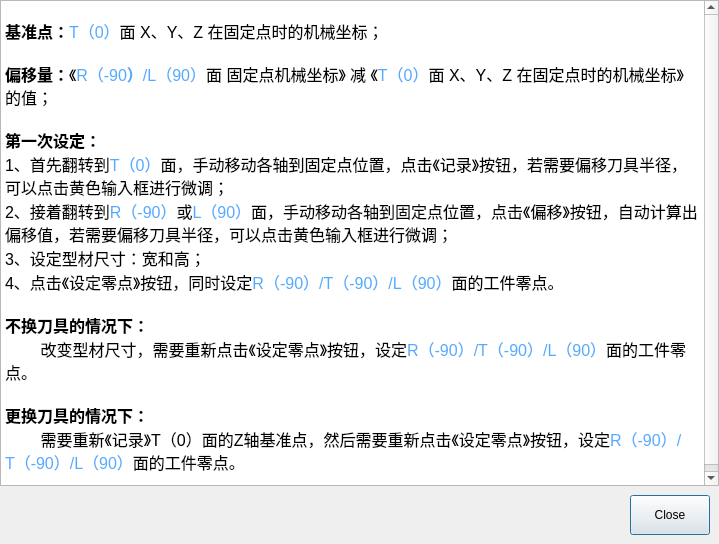
<?xml version="1.0" encoding="UTF-8"?>
<ui version="4.0">
 <class>datum_Explain</class>
 <widget class="QDialog" name="datum_Explain">
  <property name="geometry">
   <rect>
    <x>0</x>
    <y>0</y>
    <width>719</width>
    <height>544</height>
   </rect>
  </property>
  <property name="windowTitle">
   <string>Dialog</string>
  </property>
  <layout class="QVBoxLayout" name="verticalLayout">
   <property name="spacing">
    <number>0</number>
   </property>
   <property name="margin">
    <number>0</number>
   </property>
   <item>
    <widget class="QTextBrowser" name="textBrowser">
     <property name="enabled">
      <bool>true</bool>
     </property>
     <property name="html">
      <string>&lt;!DOCTYPE HTML PUBLIC &quot;-//W3C//DTD HTML 4.0//EN&quot; &quot;http://www.w3.org/TR/REC-html40/strict.dtd&quot;&gt;
&lt;html&gt;&lt;head&gt;&lt;meta name=&quot;qrichtext&quot; content=&quot;1&quot; /&gt;&lt;style type=&quot;text/css&quot;&gt;
p, li { white-space: pre-wrap; }
&lt;/style&gt;&lt;/head&gt;&lt;body style=&quot; font-family:'Sans Serif'; font-size:9pt; font-weight:400; font-style:normal;&quot;&gt;
&lt;p style=&quot;-qt-paragraph-type:empty; margin-top:0px; margin-bottom:0px; margin-left:0px; margin-right:0px; -qt-block-indent:0; text-indent:0px;&quot;&gt;&lt;br /&gt;&lt;/p&gt;
&lt;p style=&quot; margin-top:0px; margin-bottom:0px; margin-left:0px; margin-right:0px; -qt-block-indent:0; text-indent:0px;&quot;&gt;&lt;span style=&quot; font-size:12pt; font-weight:600;&quot;&gt;基准点：&lt;/span&gt;&lt;span style=&quot; font-size:12pt; color:#55aaff;&quot;&gt;T（0）&lt;/span&gt;&lt;span style=&quot; font-size:12pt;&quot;&gt;面 X、Y、Z 在固定点时的机械坐标；&lt;/span&gt;&lt;/p&gt;
&lt;p style=&quot;-qt-paragraph-type:empty; margin-top:0px; margin-bottom:0px; margin-left:0px; margin-right:0px; -qt-block-indent:0; text-indent:0px; font-size:12pt;&quot;&gt;&lt;br /&gt;&lt;/p&gt;
&lt;p style=&quot; margin-top:0px; margin-bottom:0px; margin-left:0px; margin-right:0px; -qt-block-indent:0; text-indent:0px;&quot;&gt;&lt;span style=&quot; font-size:12pt; font-weight:600;&quot;&gt;偏移量：&lt;/span&gt;&lt;span style=&quot; font-size:12pt;&quot;&gt;《&lt;/span&gt;&lt;span style=&quot; font-size:12pt; color:#55aaff;&quot;&gt;R（-90&lt;/span&gt;&lt;span style=&quot; font-size:12pt; font-weight:600; color:#55aaff;&quot;&gt;）&lt;/span&gt;&lt;span style=&quot; font-size:12pt; color:#55aaff;&quot;&gt;/L（90）&lt;/span&gt;&lt;span style=&quot; font-size:12pt;&quot;&gt;面 固定点机械坐标》 减 《&lt;/span&gt;&lt;span style=&quot; font-size:12pt; color:#55aaff;&quot;&gt;T（0）&lt;/span&gt;&lt;span style=&quot; font-size:12pt;&quot;&gt;面 X、Y、Z 在固定点时的机械坐标》 的值；&lt;/span&gt;&lt;/p&gt;
&lt;p style=&quot;-qt-paragraph-type:empty; margin-top:0px; margin-bottom:0px; margin-left:0px; margin-right:0px; -qt-block-indent:0; text-indent:0px; font-size:12pt;&quot;&gt;&lt;br /&gt;&lt;/p&gt;
&lt;p style=&quot; margin-top:0px; margin-bottom:0px; margin-left:0px; margin-right:0px; -qt-block-indent:0; text-indent:0px;&quot;&gt;&lt;span style=&quot; font-size:12pt; font-weight:600;&quot;&gt;第一次设定：&lt;/span&gt;&lt;/p&gt;
&lt;p style=&quot; margin-top:0px; margin-bottom:0px; margin-left:0px; margin-right:0px; -qt-block-indent:0; text-indent:0px;&quot;&gt;&lt;span style=&quot; font-size:12pt;&quot;&gt;1、首先翻转到&lt;/span&gt;&lt;span style=&quot; font-size:12pt; color:#55aaff;&quot;&gt;T（0）&lt;/span&gt;&lt;span style=&quot; font-size:12pt;&quot;&gt;面，手动移动各轴到固定点位置，点击《记录》按钮，若需要偏移刀具半径，可以点击黄色输入框进行微调；&lt;/span&gt;&lt;/p&gt;
&lt;p style=&quot; margin-top:0px; margin-bottom:0px; margin-left:0px; margin-right:0px; -qt-block-indent:0; text-indent:0px;&quot;&gt;&lt;span style=&quot; font-size:12pt;&quot;&gt;2、接着翻转到&lt;/span&gt;&lt;span style=&quot; font-size:12pt; color:#55aaff;&quot;&gt;R（-90）&lt;/span&gt;&lt;span style=&quot; font-size:12pt;&quot;&gt;或&lt;/span&gt;&lt;span style=&quot; font-size:12pt; color:#55aaff;&quot;&gt;L（90）&lt;/span&gt;&lt;span style=&quot; font-size:12pt;&quot;&gt;面，手动移动各轴到固定点位置，点击《偏移》按钮，自动计算出偏移值，若需要偏移刀具半径，可以点击黄色输入框进行微调；&lt;/span&gt;&lt;/p&gt;
&lt;p style=&quot; margin-top:0px; margin-bottom:0px; margin-left:0px; margin-right:0px; -qt-block-indent:0; text-indent:0px;&quot;&gt;&lt;span style=&quot; font-size:12pt;&quot;&gt;3、设定型材尺寸：宽和高；&lt;/span&gt;&lt;/p&gt;
&lt;p style=&quot; margin-top:0px; margin-bottom:0px; margin-left:0px; margin-right:0px; -qt-block-indent:0; text-indent:0px;&quot;&gt;&lt;span style=&quot; font-size:12pt;&quot;&gt;4、点击《设定零点》按钮，同时设定&lt;/span&gt;&lt;span style=&quot; font-size:12pt; color:#55aaff;&quot;&gt;R（-90）/T（-90）/L（90）&lt;/span&gt;&lt;span style=&quot; font-size:12pt;&quot;&gt;面的工件零点。&lt;/span&gt;&lt;/p&gt;
&lt;p style=&quot;-qt-paragraph-type:empty; margin-top:0px; margin-bottom:0px; margin-left:0px; margin-right:0px; -qt-block-indent:0; text-indent:0px; font-size:12pt;&quot;&gt;&lt;br /&gt;&lt;/p&gt;
&lt;p style=&quot; margin-top:0px; margin-bottom:0px; margin-left:0px; margin-right:0px; -qt-block-indent:0; text-indent:0px;&quot;&gt;&lt;span style=&quot; font-size:12pt; font-weight:600;&quot;&gt;不换刀具的情况下：&lt;/span&gt;&lt;/p&gt;
&lt;p style=&quot; margin-top:0px; margin-bottom:0px; margin-left:0px; margin-right:0px; -qt-block-indent:0; text-indent:0px;&quot;&gt;&lt;span style=&quot; font-size:12pt;&quot;&gt;        改变型材尺寸，需要重新点击《设定零点》按钮，设定&lt;/span&gt;&lt;span style=&quot; font-size:12pt; color:#55aaff;&quot;&gt;R（-90）/T（-90）/L（90）&lt;/span&gt;&lt;span style=&quot; font-size:12pt;&quot;&gt;面的工件零点。&lt;/span&gt;&lt;/p&gt;
&lt;p style=&quot;-qt-paragraph-type:empty; margin-top:0px; margin-bottom:0px; margin-left:0px; margin-right:0px; -qt-block-indent:0; text-indent:0px; font-size:12pt;&quot;&gt;&lt;br /&gt;&lt;/p&gt;
&lt;p style=&quot; margin-top:0px; margin-bottom:0px; margin-left:0px; margin-right:0px; -qt-block-indent:0; text-indent:0px;&quot;&gt;&lt;span style=&quot; font-size:12pt; font-weight:600;&quot;&gt;更换刀具的情况下：&lt;/span&gt;&lt;/p&gt;
&lt;p style=&quot; margin-top:0px; margin-bottom:0px; margin-left:0px; margin-right:0px; -qt-block-indent:0; text-indent:0px;&quot;&gt;&lt;span style=&quot; font-size:12pt;&quot;&gt;        需要重新《记录》T（0）面的Z轴基准点，然后需要重新点击《设定零点》按钮，设定&lt;/span&gt;&lt;span style=&quot; font-size:12pt; color:#55aaff;&quot;&gt;R（-90）/T（-90）/L（90）&lt;/span&gt;&lt;span style=&quot; font-size:12pt;&quot;&gt;面的工件零点。&lt;/span&gt;&lt;/p&gt;
&lt;p align=&quot;justify&quot; style=&quot;-qt-paragraph-type:empty; margin-top:0px; margin-bottom:0px; margin-left:0px; margin-right:0px; -qt-block-indent:0; text-indent:0px;&quot;&gt;&lt;br /&gt;&lt;/p&gt;&lt;/body&gt;&lt;/html&gt;</string>
     </property>
    </widget>
   </item>
   <item>
    <widget class="QWidget" name="widget" native="true">
     <layout class="QHBoxLayout" name="horizontalLayout">
      <item>
       <spacer name="horizontalSpacer">
        <property name="orientation">
         <enum>Qt::Horizontal</enum>
        </property>
        <property name="sizeHint" stdset="0">
         <size>
          <width>40</width>
          <height>20</height>
         </size>
        </property>
       </spacer>
      </item>
      <item>
       <widget class="QPushButton" name="pushButton">
        <property name="enabled">
         <bool>true</bool>
        </property>
        <property name="minimumSize">
         <size>
          <width>0</width>
          <height>40</height>
         </size>
        </property>
        <property name="text">
         <string>Close</string>
        </property>
       </widget>
      </item>
     </layout>
    </widget>
   </item>
  </layout>
 </widget>
 <resources/>
 <connections/>
</ui>
